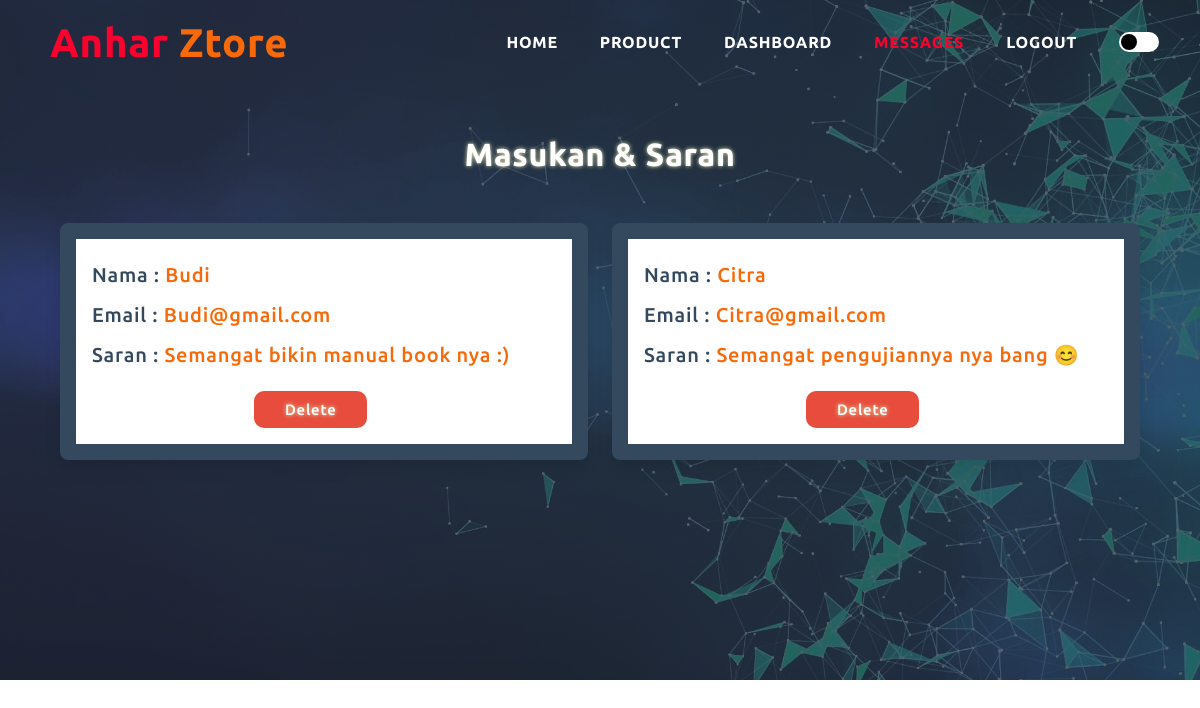
Screenshot of /pengguna/admin/messages.php (signed in) with the database file from the repository.
### tables this page shows
CREATE TABLE `saran` (
  `id` int(10) NOT NULL,
  `id_user` int(10) NOT NULL,
  `nama` varchar(100) NOT NULL,
  `email` varchar(100) NOT NULL,
  `saran` text NOT NULL
);

### pengguna/admin/messages.php (the view, shortened to what this page needs)
<?php
require "../../koneksi.php";
?>
<!DOCTYPE html>
<html lang="en">
<head>
  <link rel="stylesheet" href="../../style.css">
  <link rel="stylesheet" href="https://stackpath.bootstrapcdn.com/font-awesome/4.7.0/css/font-awesome.min.css">
</head>
<body>
  <div class="atas">
    <nav>
      <a href="index.html" id="logo"> Anhar <font color="#f86909"> Ztore </font> </a>
      <div class="navbar">
        <ul>
          <li> <a href="admin.php"> HOME </a></li>
          <li> <a href="../../produk/admin_list_barang.php"> PRODUCT </a></li>
          <li> <a href="kelola.php" > DASHBOARD </a></li>
          <li> <a href="" style="color: #fa022e;"> MESSAGES </a></li>
          <li> <a href="../../logout.php"> LOGOUT </a></li>
          <li>
            <label>
              <span class="check"></span>
            </label>
          </li>
        </ul>
      </div>
    </nav>
    <div class="messages">
      <h1 class="heading">Masukan & Saran</h1>
      <div class="box-container">
        <?php
        $result = mysqli_query($conn, "SELECT * from `saran`");
        if (mysqli_num_rows($result) > 0) {
          $data = [];
          while ($row = mysqli_fetch_assoc($result)) {
            $data[] = $row;
          }
          foreach ($data as $saran):
        ?>
        <div class="box">
          <p> Nama : <span>
              <?php echo $saran['nama']; ?>
            </span> </p>
          <p> Email : <span>
              <?php echo $saran['email']; ?>
            </span> </p>
          <p> Saran : <span>
              <?php echo $saran['saran']; ?>
            </span> </p>
          <a href="messages.php?delete=<?= $saran['id']; ?>" class="delete-btn"
            onclick="return confirm('delete this message?');">delete</a>
        </div>
        <?php
          endforeach;
        } else {
          echo '<p class="empty">you have no messages</p>';
        }
        ?>
      </div>
    </div>
</body>
</html>

### style.css (style rules this page uses)
* { margin: 0; padding: 0; scroll-behavior: smooth; }
:root { --Atas-color: linear-gradient(rgba(30, 34, 51, 0.7),rgba(30, 34, 51, 0.7)), url(assets/bg.jpg); --Bawah-color: url(assets/bg2.jpg); --h1produk-color: rgb(8, 8, 53); --h1produk-shadow: 1px 1px 3px red; --pproduk-color: rgb(85, 81, 81); --kolom-color: #dafaf8; --kolom-shadow: rgb(108, 108, 108); --kolom-hover: rgb(55, 82, 255); --h1review-color: rgb(8, 8, 53); --kolomreview-color: #e9f9f7; --preview-color: black; --fareview-color: rgb(6, 15, 114); --form-color: rgba(255, 255, 255, 0.3); --tampil-color: linear-gradient(rgba(17,100,98,1) 0%, rgba(15,13,106,1) 100%); --form-shadow: 0px 0px 5px white; }
body { letter-spacing: 0.75px; font-size: 16px; font-weight: 500; }
.check:before, .check:after { border-radius: 50%; content: ''; position: absolute; top: 2px; transition: transform 0.5s ease; height: 16px; width: 16px; }
.check:before { background-color: #000; left: 2px; }
.check { background-color: #fff; border-radius: 20px; cursor: pointer; display: block; height: 20px; overflow: hidden; position: relative; transition: background-color 0.5s ease-in; box-shadow: 0.5s ease-in; width: 40px; }
.atas { min-height: 650px; height: auto; width: 100%; background-image: var(--Atas-color); background-position: center; background-size: cover; position: static; font-family: 'Ubuntu', sans-serif; text-align: center; margin: auto; z-index: 1; padding-bottom: 30px; }
nav { padding-top: 20px; padding-bottom: 20px; display: flex; padding-left: 50px; justify-content: space-between; align-items: center; }
#logo { color: rgb(248, 240, 227); font-size: 40px; text-decoration: none; font-weight: 700; }
.navbar { float: right; }
.navbar ul { display: flex; flex-direction: row; align-items: center; }
.navbar ul li { list-style: none; display: flex; flex-direction: column; padding-right: 40px; position: static; border:1px solid transparent; }
.navbar ul li a { font-weight: 600; color: white; text-decoration: none; font-family: 'Ubuntu', sans-serif; font-size: 16px; }
.navbar ul li::after { content: ''; width: 0%; height: 2px; display: flex; margin: auto; transition: 0.5s; }

### pengguna/admin/messages.php (style rules this page uses)
.messages .box-container { display: grid; grid-template-columns: repeat(auto-fit, 33rem); gap: 1.5rem; justify-content: center; align-items: center; }
.messages .box-container .box { background-color: #fff; border-radius: .5rem; box-shadow: 0 .5rem 1rem rgba(0, 0, 0, .1); border: 1rem solid #34495e; padding: 1rem; }
.messages .box-container .box p { text-align: left; padding: .5rem 0; font-size: 20px; color: #34495e; }
.messages .box-container .box p span { color: #f86909; }
.messages h1 { margin-top: 50px; margin-bottom: 50px; color: white; text-shadow: 0 0 4px #e5ebb2; }
.delete-btn { display: block; margin-top: 1rem; margin-left: 35%; background-color: #e74c3c; border-radius: 10px; cursor: pointer; width: 20%; font-size: 15px; color: white; padding: 10px; text-transform: capitalize; text-align:center; text-shadow: 0 0 4px #e5ebb2; text-decoration: none; }

### rows the page displays
saran: nama "Budi", email "Budi@gmail.com", saran "Semangat bikin manual book nya :)"
saran: nama "Citra", email "Citra@gmail.com", saran "Semangat pengujiannya nya bang 😊"
